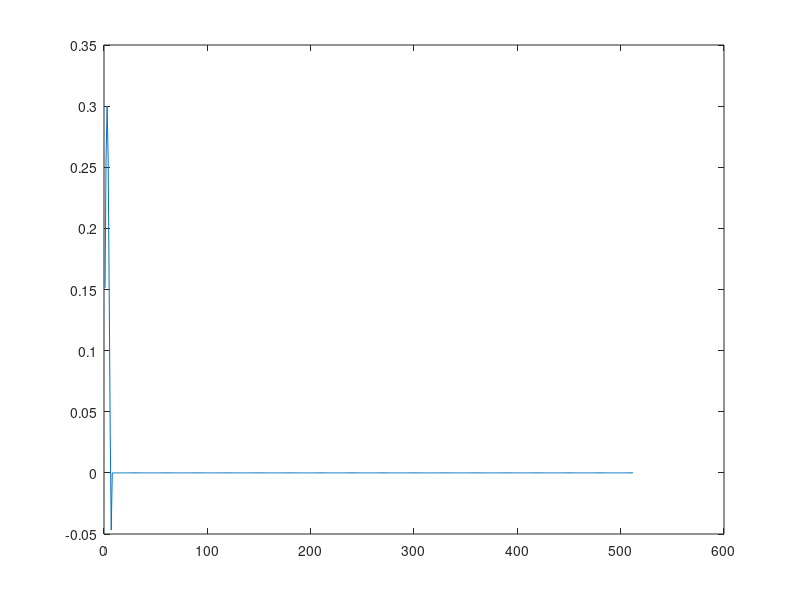
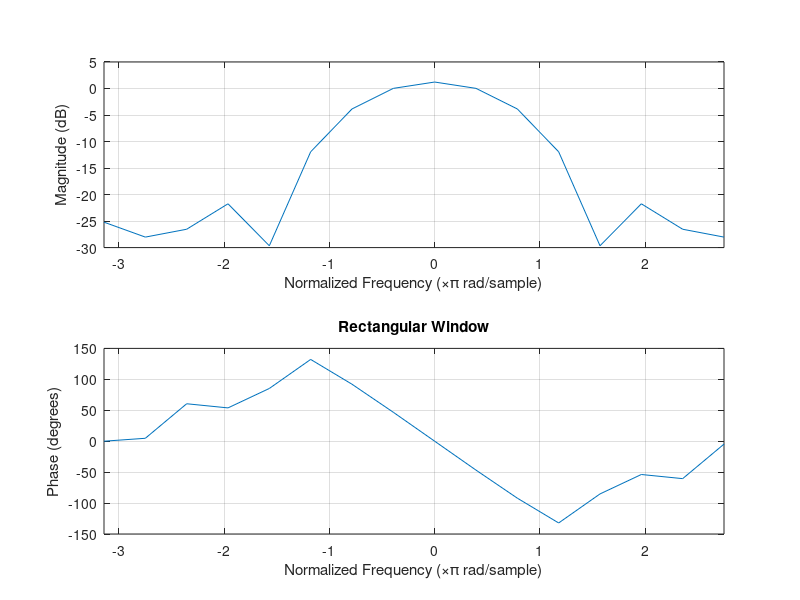
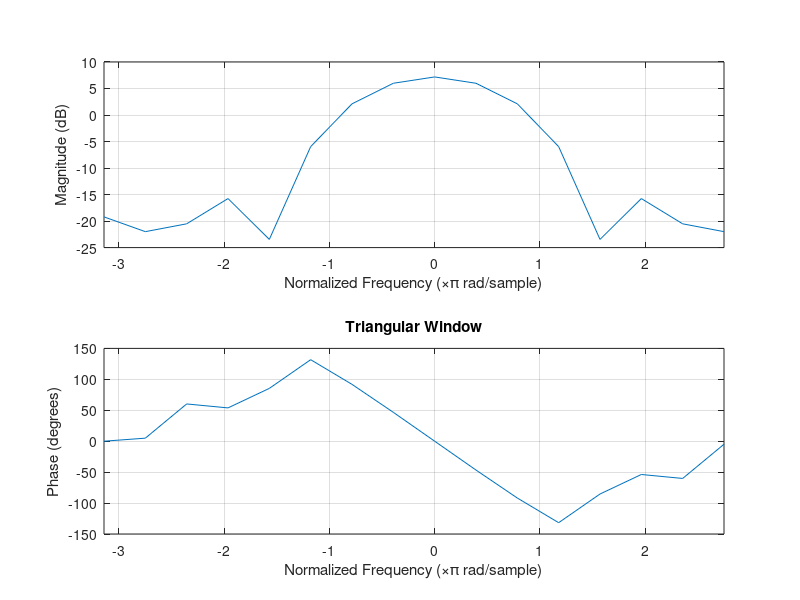
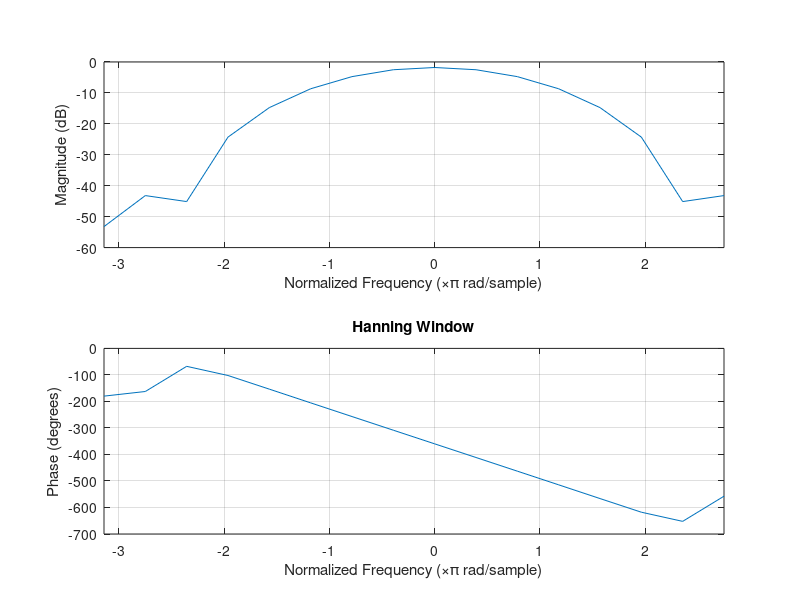

The MATLAB source for these figures, in order:
close all;clear;

fc=.15;
wc=2*pi*fc;
hd=zeros(5,512);H=zeros(5,512);
N=[8 64 512];

for il=1:3
    figure;
    h=zeros(1,512); n=1:1:512;size_n=size(n);
    w=-pi:pi/N(1,il):pi-pi/N(1,il);
    k1 =floor((N(1,il)-1)/2);
    for k=1:N(1,il)-1
        if k==k1
            h(1,k)=wc/pi;
        else
            h(1,k)= sin(wc*(n(1,k)-k1))/(pi*(n(1,k)-k1));title('Sinc Function');
        end
    end
    plot(h);
    
    for count=1:5
        if count==1
            for i=1:size_n(1,2)
                if n(1,i)<N(1,il)-1
                    H(count,i)=1;
                else
                    H(count,i)=0;
                end
            end
            
            figure;
            hd(count,:)= h.*H(count,:);
            freqz(hd(count,:),1,w);title('Rectangular Window');
        end
        
        if count==2
            for i=1:size_n(1,2)
                if n(1,i)<N(1,il)-1
                    H(count,i)=1-2*(n(1,i)-(N-1)/2)/(N-1);
                else
                    H(count,i)=0;
                end
                
            end
            
            figure;
            hd(count,:)= h.*H(count,:);
            freqz(hd(count,:),1,w);title('Triangular Window');
        end
        
        if count==3
            for i=1:size_n(1,2)
                if n(1,i)<N(1,il)-1
                    H(count,i)=0.5-0.5*cos(2*pi*n(1,i)/(N(1,il)-1));
                else
                    H(count,i)=0;
                end
            end
            
            figure;
            hd(count,:)= h.*H(count,:);
            freqz(hd(count,:),1,w);title('Hanning Window');
        end
        
        if count==4
            for i=1:size_n(1,2)
                if n(1,i)<N(1,il)-1
                    H(count,i)=0.54-.46*cos(2*pi*n(1,i)/(N(1,il)-1));
                    
                else
                    H(count,i)=0;
                end
            end
            
            figure;
            hd(count,:)= h.*H(count,:);
            freqz(hd(count,:),1,w);title('Hamming Window');
        end
        
        if count==5
            for i=1:size_n(1,2)
                if n(1,i)<N(1,il)-1
                    H(count,i)=0.42-0.5*cos(2*pi*n(1,i)/(N(1,il)-1))+0.08*cos(4*pi*n(1,i)/(N(1,il)-1));
                else
                    H(count,i)=0;
                end
            end
            
            figure;
            hd(count,:)= h.*H(count,:);
            freqz(hd(count,:),1,w);title('Blackman Window');
            
        end
    end
end

tm= 1:512;
sig= sin(0.05*2*pi*tm)+ sin(0.2*2*pi*tm);
sig1= sin(0.05*2*pi*tm);
fsig1= fft(sig1);
fsig= fft(sig);

figure;
plot(-pi:pi/256:pi*255/256,fftshift(abs(fsig)));
title('Frequency spectrum of Signal');
xlabel('Frequency ( in radian )');
ylabel('AMPLITUDE');

ar= zeros(1,512);
ns= 0.5-rand(1,512);
nwsig = sig+ns;
nwsig1 = sig1+(0.5-rand(1,512));
fnsig1= fft(nwsig1);
fnwsig= fft(nwsig);
rs=ar;
nrs=ar;
inrs=nrs;

inp_snr= (rms(sig1)/rms(ns))^2;
op_snr=zeros(1,5);
irs=rs;

for i=1:5
    ar=fft(hd(i,:));
    rs= ar.*fsig;
    nrs1= fnsig1.*ar;
    nrs= fnwsig.*ar;
    inrs=ifft(nrs1);
    resl=fsig1-nrs1;
    op_snr(1,i)= (rms(fsig1)/rms(resl))^2;
    
    figure;
    subplot(2,1,1);
    plot(-pi:pi/256:pi*255/256,fftshift(abs(rs)));
    
    if(i==1)
        title(' Frequency spectrum of Output of Rectangular window');
    end
    
    if(i==2)
        title('Frequency spectrum of Output of Triangular window');
    end
    
    if(i==3) 
        title('Frequency spectrum of Output of Hanning window');
    end
    
    if(i==4)
        title('Frequency spectrum of Output of Hamming window');
    end
    
    if(i==5) 
        title('Frequency spectrum of Output of Blackman window');
    end
    
    xlabel('Frequency ( in radian )');
    ylabel('AMPLITUDE');
    
    irs= ifft(rs);
    subplot(2,1,2);
    
    plot(-pi:pi/256:pi*255/256,fftshift(abs(nrs)));
    
    if(i==1) 
        title(' Frequency spectrum of Output of Rectangular window of Noisy Signal');
    end
    
    if(i==2) 
        title('Frequency spectrum of Output of Triangular window of Noisy Signal');
    end
    
    if(i==3)
        title('Frequency spectrum of Output of Hanning window of Noisy Signal');
    end
    
    if(i==4)
        title('Frequency spectrum of Output of Hamming window of Noisy Signal');
    end
    
    if(i==5)
        title('Frequency spectrum of Output of Blackman window of Noisy Signal');
    end
    
    xlabel('Frequency ( in radian )');
    ylabel('AMPLITUDE');
    
end

disp('Input SNR is');
disp(10*log10(inp_snr));
disp('Output snr is');
disp(10*log10(op_snr));